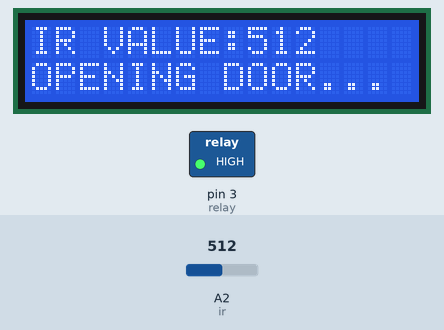
The sketch below on a simulated Arduino Uno, built with avr-gcc and run on an emulated ATmega328P. Parts: 16×2 character LCD, switched loads named in the sketch (green lamp = pin HIGH). The test bench sets the inputs (shaded band); at power-on: A2 (ir) = 512.

Above: at 1.2 s.
1.3 s: A2 (ir) set to 467
At 3.1 s:
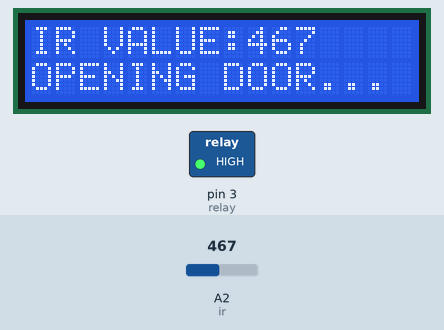
4.0 s: A2 (ir) set to 438
At 4.5 s:
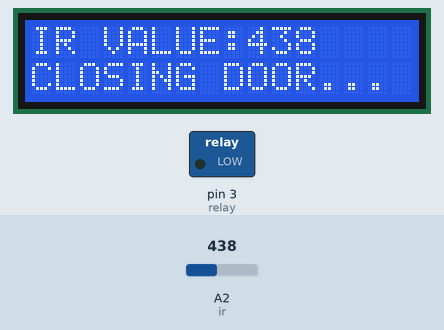
6.7 s: A2 (ir) set to 460
At 8.6 s:
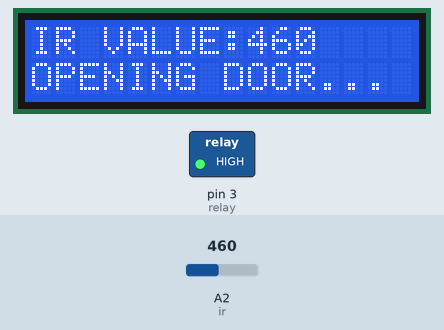
Timing chart, 0 to 10.1 s (numbered marks = the images above; inputs shaded):
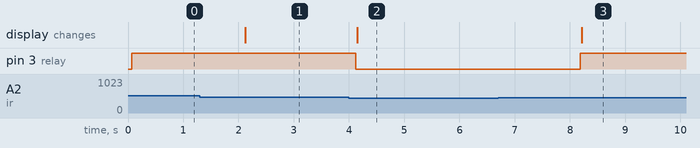

The sketch:

IR1.ino
```cpp
#include <Wire.h>
#include <LiquidCrystal_I2C.h>
LiquidCrystal_I2C lcd(0x27,16,2);
int ir=A2;
int relay=3;
int irvalue=0;

void setup()
{
  lcd.begin();
  lcd.backlight();


  Serial.begin(9600);
  pinMode(ir,INPUT);
  pinMode(relay,OUTPUT);
  }
void loop()
{
   irvalue=analogRead(ir);
// Serial.println(irvalue);
if (irvalue>=450)
{
  digitalWrite(relay,HIGH);
  lcd.clear();
  lcd.setCursor(0,0);
  lcd.print("IR VALUE:");lcd.print(irvalue);
  lcd.setCursor(0,1);
  lcd.print("OPENING DOOR...");


}

else
{

  digitalWrite(relay,LOW);
  lcd.clear();
  lcd.setCursor(0,0);
  lcd.print("IR VALUE:");lcd.print(irvalue);
  lcd.setCursor(0,1);
  lcd.print("CLOSING DOOR...");

}
delay(2000);
}
```

Measured:
- the behaviour switches between 450 and 449 on A2 (ir) (found by bisection; images 1 and 2)
- after the input at 1.3 s, the display: changes after 0.82 s (image 1)
- after the input at 4.0 s, pin 3 (relay): HIGH → LOW after 0.12 s; the display: changes after 0.15 s (image 2)
- after the input at 6.7 s, pin 3 (relay): LOW → HIGH after 1.5 s; the display: changes after 1.5 s (image 3)
